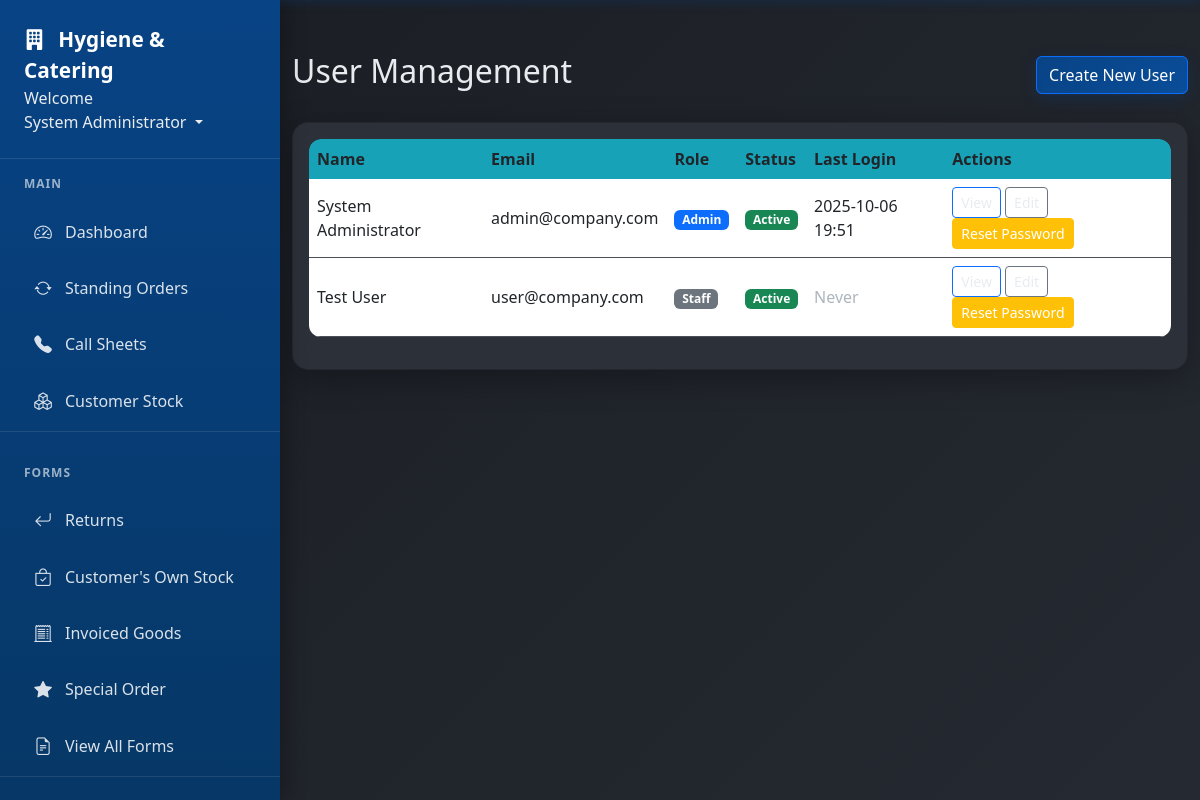
Page /users (signed in) on the earlier database version.
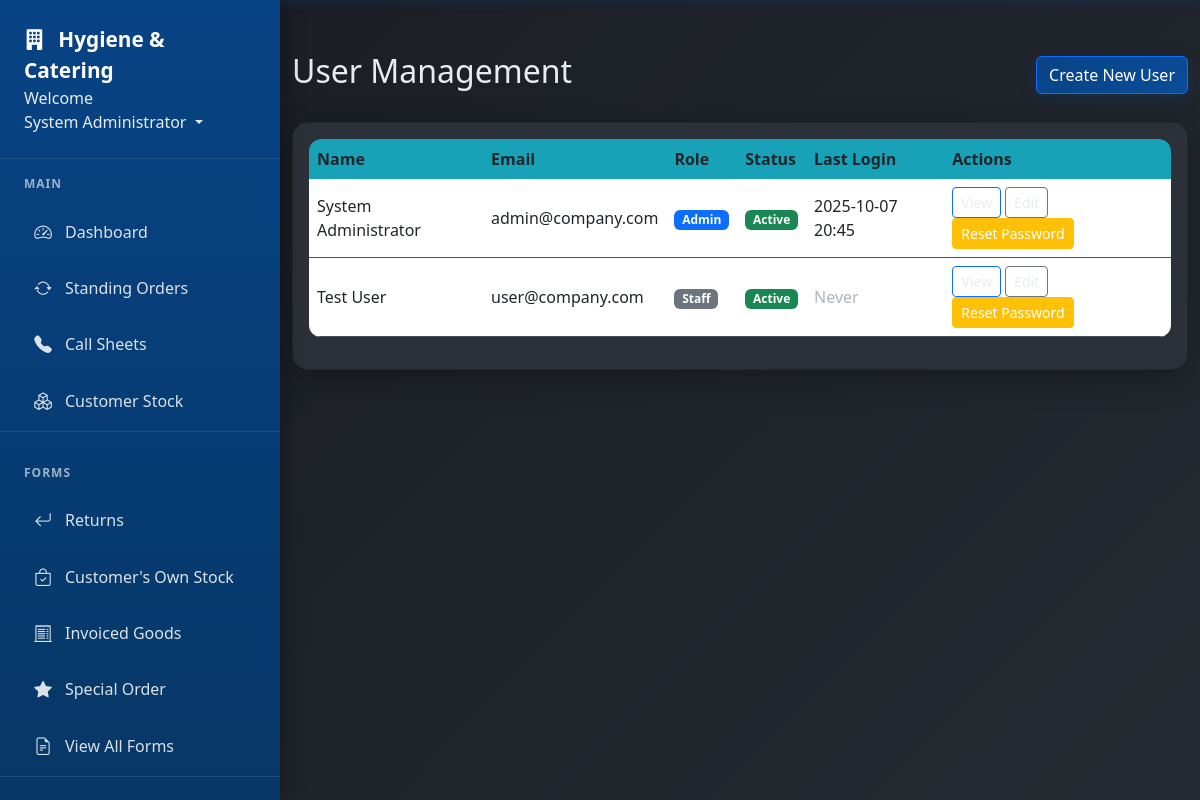
Same page on the later database version.
### app/models.py (models this page shows, shortened)
class User(db.Model, UserMixin):
    id = db.Column(db.Integer, primary_key=True)
    username = db.Column(db.String(20), unique=True, nullable=False)  # Keep for system use
    email = db.Column(db.String(120), unique=True, nullable=False, index=True)  # Primary identifier
    full_name = db.Column(db.String(100), nullable=False)
    password_hash = db.Column(db.String(128), nullable=False)  # Changed from 'password' to 'password_hash'
    role = db.Column(db.String(20), nullable=False)
    job_title = db.Column(db.String(100))
    direct_phone = db.Column(db.String(20))
    mobile_phone = db.Column(db.String(20))
    is_active = db.Column(db.Boolean, default=True)
    must_change_password = db.Column(db.Boolean, default=False)
    created_at = db.Column(db.DateTime, nullable=False, default=datetime.utcnow)
    last_login = db.Column(db.DateTime)
    forms = db.relationship('Form', foreign_keys='Form.user_id', backref='author', lazy=True)
    callsheet_entries = db.relationship('CallsheetEntry', backref='entered_by', lazy=True)
    callsheets_created = db.relationship('Callsheet', backref='created_by_user', lazy=True)
    todo_items = db.relationship('TodoItem', backref='user', lazy=True, cascade='all, delete-orphan')
    company_updates = db.relationship('CompanyUpdate', backref='author', lazy=True, cascade='all, delete-orphan')

### app/routes.py (the view)
@main.route('/users')
@login_required
@admin_required
def users():
    users = User.query.order_by(User.full_name).all()
    return render_template('users.html', title='User Management', users=users)

### app/models.py (called while the page is built)
@login_manager.user_loader
def load_user(user_id):
    return User.query.get(int(user_id))

### app/routes.py (called while the page is built)
def admin_required(f):
    @wraps(f)
    def decorated_function(*args, **kwargs):
        if not current_user.is_authenticated or current_user.role != 'admin':
            flash('Admin access required.', 'danger')
            return redirect(url_for('main.dashboard'))
        return f(*args, **kwargs)
    return decorated_function

### app/templates/users.html (shortened to what this page needs)
{% extends "base.html" %} {% block content %}
<div class="d-flex justify-content-between align-items-center mb-4">
  <h2>User Management</h2>
  <a href="{{ url_for('main.create_user') }}" class="btn btn-primary">
     Create New User
  </a>
</div>
<div class="card">
  <div class="card-body">
    <div class="table-responsive">
      <table class="table table-hover">
        <thead>
          <tr>
            <th>Name</th>
            <th>Email</th>
            <th>Role</th>
            <th>Status</th>
            <th>Last Login</th>
            <th>Actions</th>
          </tr>
        </thead>
        <tbody>
          {% for user in users %}
          <tr>
            <td>{{ user.full_name }}</td>
            <td>{{ user.email }}</td>
            <td>
              <span
                class="badge bg-{{ 'primary' if user.role == 'admin' else 'secondary' }}"
              >
                {{ user.role.title() }}
              </span>
            </td>
            <td>
              <span
                class="badge bg-{{ 'success' if user.is_active else 'danger' }}"
              >
                {{ 'Active' if user.is_active else 'Inactive' }}
              </span>
            </td>
            <td>
              {% if user.last_login %} {{ user.last_login.strftime('%Y-%m-%d
              %H:%M') }} {% else %}
              <span class="text-muted">Never</span>
              {% endif %}
            </td>
            <td>
              <a
                href="{{ url_for('main.user_profile', user_id=user.id) }}"
                class="btn btn-sm btn-outline-primary"
                >View</a
              >
              <a
                href="{{ url_for('main.edit_user', user_id=user.id) }}"
                class="btn btn-sm btn-outline-secondary"
                >Edit</a
              >
              <button
                class="btn btn-sm btn-warning"
                onclick="resetPassword({{ user.id }}, '{{ user.full_name }}')"
              >
                Reset Password
              </button>
            </td>
          </tr>
          {% endfor %}
        </tbody>
      </table>
    </div>
  </div>
</div>
 {% endblock %}

### app/templates/base.html (shortened to what this page needs)
<!DOCTYPE html>
<html lang="en">
  <head>
    <link
      rel="stylesheet"
      href="{{ url_for('static', filename='style.css') }}"
    />
    <link
      href="https://cdn.jsdelivr.net/npm/bootstrap@5.3.0/dist/css/bootstrap.min.css"
      rel="stylesheet"
    />
    <link
      href="https://cdn.jsdelivr.net/npm/bootstrap-icons@1.11.0/font/bootstrap-icons.css"
      rel="stylesheet"
    />
  </head>
  <body>
    <nav class="nav-sidebar" id="navSidebar">
      <div class="nav-sidebar-header">
        <a href="{{ url_for('main.dashboard') }}" class="nav-sidebar-brand">
          <i class="bi bi-building-fill me-2"></i>
          Hygiene & Catering
        </a>
        <li class="nav-item dropdown" style="display: block">
          <text>Welcome</text>
          <a
            class="nav-link dropdown-toggle"
            href="#"
            id="userDropdown"
            role="button"
            data-bs-toggle="dropdown"
          >
             {{ current_user.full_name or
            current_user.username }}
          </a>
        </li>
      </div>
      {% if current_user.is_authenticated %}
      <div class="nav-sidebar-nav">
        <div class="nav-section">
          <div class="nav-section-title">Main</div>
          <div class="nav-item">
            <a class="nav-link" href="{{ url_for('main.dashboard') }}">
              <i class="bi bi-speedometer2"></i>
              Dashboard
            </a>
          </div>
          <div class="nav-item">
            <a
              class="nav-link"
              href="{{ url_for('standing_orders.standing_orders') }}"
            >
              <i class="bi bi-arrow-repeat"></i>
              Standing Orders
            </a>
          </div>
          <div class="nav-item">
            <a class="nav-link" href="{{ url_for('callsheets.callsheets') }}">
              <i class="bi bi-telephone-fill"></i>
              Call Sheets
            </a>
          </div>
          <div class="nav-item">
            <a
              class="nav-link"
              href="{{ url_for('customer_stock.customer_stock') }}"
            >
              <i class="bi bi-boxes"></i>
              Customer Stock
            </a>
          </div>
        </div>
        <div class="nav-section">
          <div class="nav-section-title">Forms</div>
          <div class="nav-item">
            <a class="nav-link" href="{{ url_for('main.returns') }}">
              <i class="bi bi-arrow-return-left"></i>
              Returns
            </a>
          </div>
          <div class="nav-item">
            <a
              class="nav-link"
              href="{{ url_for('customer_stock.branded_stock') }}"
            >
              <i class="bi bi-bag-check"></i>
              Customer's Own Stock
            </a>
          </div>
          <div class="nav-item">
            <a class="nav-link" href="{{ url_for('main.invoice_correction') }}">
              <i class="bi bi-receipt-cutoff"></i>
              Invoiced Goods
            </a>
          </div>
          <div class="nav-item">
            <a class="nav-link" href="{{ url_for('main.special_order') }}">
              <i class="bi bi-star-fill"></i>
              Special Order
            </a>
          </div>
          <div class="nav-item">
            <a class="nav-link" href="{{ url_for('main.forms') }}">
              <i class="bi bi-file-earmark-text"></i>
              View All Forms
            </a>
          </div>
        </div>
      </div>
      {% endif %}
    </nav>
    <div class="main-content" id="mainContent">
      <div class="container-fluid">
         {% block content %}{% endblock %}
      </div>
    </div>
  </body>
</html>

### app/static/style.css (style rules this page uses)
:root { --primary-blue: #084385; --primary-blue-light: #0a4d99; --primary-blue-dark: #063766; --dark-bg: #1a1d23; --dark-card: #2c3038; --dark-card-hover: #353a44; --text-light: #e9ecef; --text-muted: #adb5bd !important; --border-color: #495057; --success: #20c997; --warning: #ffc107; --danger: #dc3545; --info: #17a2b8; }
body { background: linear-gradient(135deg, var(--dark-bg) 0%, #252a32 100%); color: var(--text-light); font-family: "Segoe UI", Tahoma, Geneva, Verdana, sans-serif; min-height: 100vh; }
body, .card, .card-body, .table, .modal-body { color: var(--text-light) !important; }
.nav-sidebar { position: fixed; top: 0; left: 0; height: 100vh; width: 280px; background: linear-gradient( 180deg, var(--primary-blue) 0%, var(--primary-blue-dark) 100% ); box-shadow: 4px 0 20px rgba(0, 0, 0, 0.3); transition: transform 0.3s ease; z-index: 1050; overflow-y: auto; display: flex; flex-direction: column; }
.nav-sidebar-header { padding: 1.5rem; border-bottom: 1px solid rgba(255, 255, 255, 0.1); flex-shrink: 0; }
.nav-sidebar-brand { color: white !important; font-weight: 700; font-size: 1.3rem; text-decoration: none; }
.nav-sidebar-nav { padding: 1rem 0; flex: 1; overflow-y: auto; }
.nav-section { margin-bottom: 2rem; border-bottom: 1px solid rgba(255, 255, 255, 0.1); }
.nav-section-title { color: rgba(255, 255, 255, 0.6); font-size: 0.75rem; font-weight: 600; text-transform: uppercase; letter-spacing: 1px; padding: 0 1.5rem; margin-bottom: 0.75rem; }
.nav-sidebar-nav .nav-item, .nav-section .nav-item { margin: 0.25rem 1rem; }
.nav-sidebar-nav .nav-link, .nav-section .nav-link { display: flex; align-items: center; padding: 0.75rem 1rem; color: rgba(255, 255, 255, 0.85) !important; text-decoration: none; border-radius: 12px; transition: all 0.3s ease; font-weight: 500; border: 1px solid transparent; position: relative; overflow: hidden; }
.nav-sidebar-nav .nav-link i, .nav-section .nav-link i { margin-right: 0.75rem; font-size: 1.1rem; width: 20px; text-align: center; }
.main-content { margin-left: 280px; min-height: 100vh; }
@media (min-width: 769px) { .main-content { padding-top: 2rem; } }
.card { background: var(--dark-card) !important; border: 1px solid var(--border-color); border-radius: 16px !important; box-shadow: 0 8px 32px rgba(0, 0, 0, 0.3); margin-bottom: 24px; transition: all 0.3s ease; overflow: hidden; }
.card-body { background: var(--dark-card); padding: 1.5rem; color: var(--text-light); border-radius: 0 0 16px 16px; }
.btn { border-radius: 12px; font-weight: 500; padding: 0.6rem 1.2rem; transition: all 0.3s ease; border: none; color: white !important; }
.btn-primary { background: linear-gradient( 135deg, var(--primary-blue) 0%, var(--primary-blue-light) 100% ); color: white !important; box-shadow: 0 4px 15px rgba(8, 67, 133, 0.3); }
.btn-warning { background: var(--warning); color: #000; }
.btn-outline-primary { border: 2px solid var(--primary-blue); color: #e9ecef !important; background: transparent; }
.btn-outline-secondary { border: 2px solid var(--border-color); color: #e9ecef !important; background: transparent; }
.table { background: var(--dark-card); border-radius: 12px; overflow: hidden; color: var(--text-light); }
.table th { background: var(--info) !important; border: none; font-weight: 600; padding: 1rem; }
.table td { border-color: var(--border-color); padding: 1rem; vertical-align: middle; }
.table-responsive { background: var(--dark-card); border-radius: 12px; }
.badge { border-radius: 8px; font-weight: 500; padding: 0.4em 0.8em; }
.bg-primary { background-color: var(--primary-blue) !important; }
.bg-secondary { background: var(--border-color) !important; }
.text-muted { color: #adb5bd !important; }
.container, .container-fluid { padding-top: 20px; }
.main-content { flex: 1; }
.card .text-muted, .update-meta, .form-text { color: #adb5bd !important; }

Differences in the rows shown:
changed User "System Administrator": last_login "2025-10-06 19:51" → "2025-10-07 20:45"
